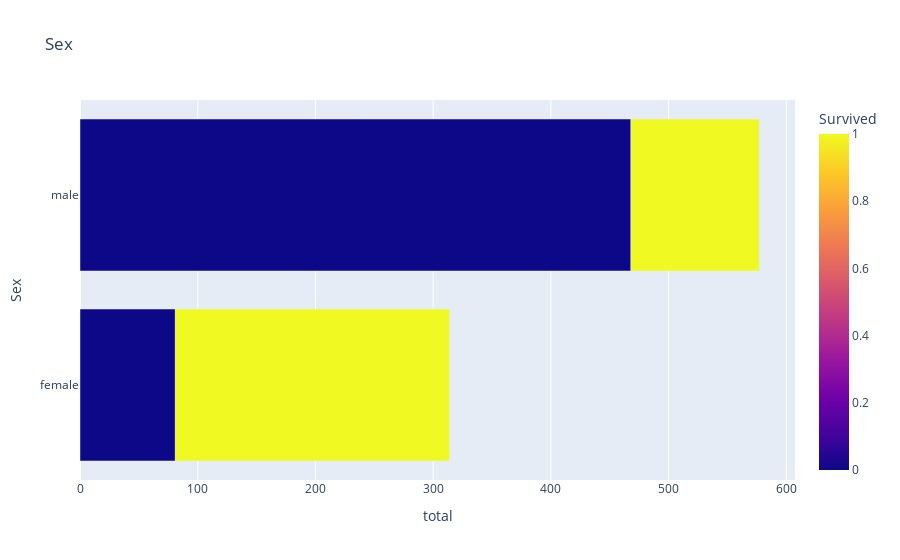
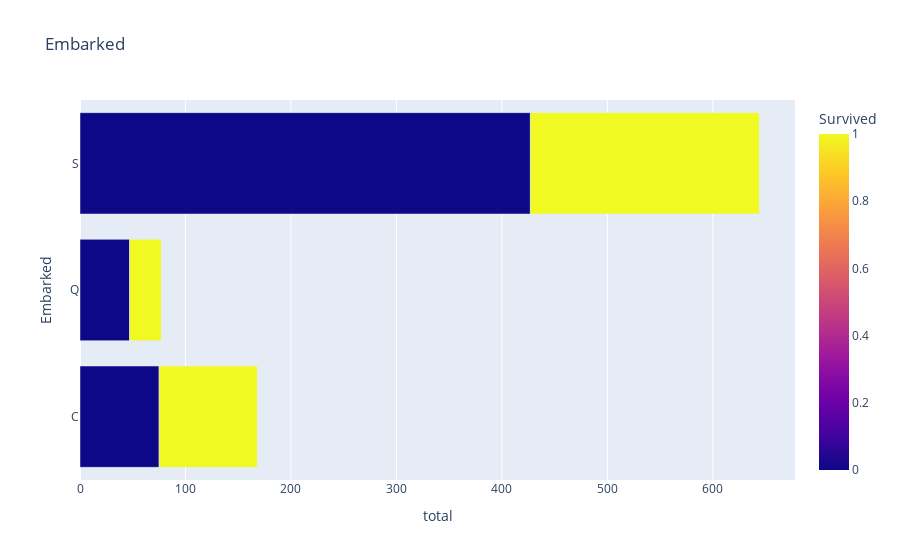
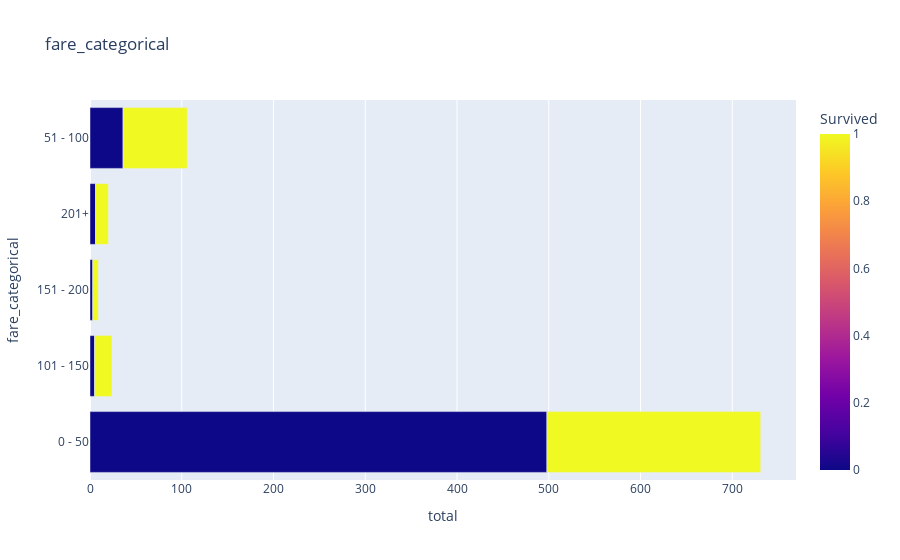
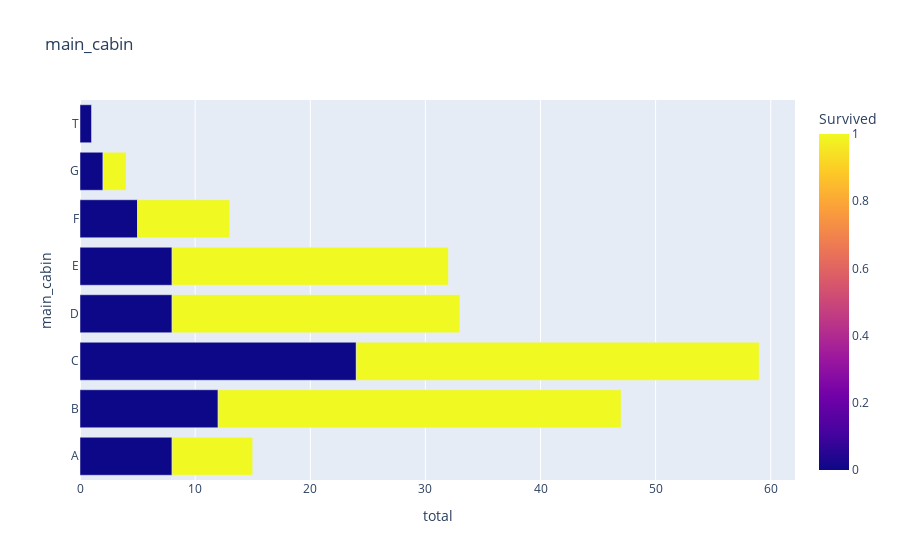

These figures' notebook cell, in order:
### Code cell
texts_columns = df_train.select_dtypes(include=['object', 'bool']).columns
texts_columns = list(texts_columns) + ['Pclass']
for _ in ['Name', 'Ticket', 'Cabin']:
    texts_columns.remove(_)
texts_columns

for c in texts_columns:
    plot_categorical(c, df_train)

### Figure 1 — Plotly figure (JSON) as saved in the notebook; plotly's stock layout.template omitted (floating-point values rounded to 4 significant figures)
{"data": [{"alignmentgroup": "True", "customdata": [[25.8, 35.24], [74.2, 35.24], [81.11, 64.76], [18.89, 64.76]], "hovertemplate": "total=%{x}<br>Sex=%{y}<br>percent=%{customdata[0]}<br>total_percent_bar=%{customdata[1]}<br>Survived=%{marker.color}<extra></extra>", "legendgroup": "", "marker": {"color": [0, 1, 0, 1], "coloraxis": "coloraxis"}, "name": "", "offsetgroup": "", "orientation": "h", "showlegend": false, "textposition": "auto", "type": "bar", "x": [81, 233, 468, 109], "xaxis": "x", "y": ["female", "female", "male", "male"], "yaxis": "y"}], "layout": {"barmode": "relative", "coloraxis": {"colorbar": {"title": {"text": "Survived"}}, "colorscale": [[0, "#0d0887"], [0.1111, "#46039f"], [0.2222, "#7201a8"], [0.3333, "#9c179e"], [0.4444, "#bd3786"], [0.5556, "#d8576b"], [0.6667, "#ed7953"], [0.7778, "#fb9f3a"], [0.8889, "#fdca26"], [1, "#f0f921"]]}, "legend": {"tracegroupgap": 0}, "title": {"text": "Sex"}, "xaxis": {"anchor": "y", "domain": [0, 1], "title": {"text": "total"}}, "yaxis": {"anchor": "x", "domain": [0, 1], "title": {"text": "Sex"}}}}

### Figure 2 — Plotly figure (JSON) as saved in the notebook; plotly's stock layout.template omitted (floating-point values rounded to 4 significant figures)
{"data": [{"alignmentgroup": "True", "customdata": [[44.64, 18.86], [55.36, 18.86], [61.04, 8.642], [38.96, 8.642], [66.3, 72.28], [33.7, 72.28]], "hovertemplate": "total=%{x}<br>Embarked=%{y}<br>percent=%{customdata[0]}<br>total_percent_bar=%{customdata[1]}<br>Survived=%{marker.color}<extra></extra>", "legendgroup": "", "marker": {"color": [0, 1, 0, 1, 0, 1], "coloraxis": "coloraxis"}, "name": "", "offsetgroup": "", "orientation": "h", "showlegend": false, "textposition": "auto", "type": "bar", "x": [75, 93, 47, 30, 427, 217], "xaxis": "x", "y": ["C", "C", "Q", "Q", "S", "S"], "yaxis": "y"}], "layout": {"barmode": "relative", "coloraxis": {"colorbar": {"title": {"text": "Survived"}}, "colorscale": [[0, "#0d0887"], [0.1111, "#46039f"], [0.2222, "#7201a8"], [0.3333, "#9c179e"], [0.4444, "#bd3786"], [0.5556, "#d8576b"], [0.6667, "#ed7953"], [0.7778, "#fb9f3a"], [0.8889, "#fdca26"], [1, "#f0f921"]]}, "legend": {"tracegroupgap": 0}, "title": {"text": "Embarked"}, "xaxis": {"anchor": "y", "domain": [0, 1], "title": {"text": "total"}}, "yaxis": {"anchor": "x", "domain": [0, 1], "title": {"text": "Embarked"}}}}

### Figure 3 — Plotly figure (JSON) as saved in the notebook; plotly's stock layout.template omitted (floating-point values rounded to 4 significant figures)
{"data": [{"alignmentgroup": "True", "customdata": [[68.13, 82.04], [31.87, 82.04], [20.83, 2.694], [79.17, 2.694], [33.33, 1.01], [66.67, 1.01], [30, 2.245], [70, 2.245], [33.96, 11.9], [66.04, 11.9]], "hovertemplate": "total=%{x}<br>fare_categorical=%{y}<br>percent=%{customdata[0]}<br>total_percent_bar=%{customdata[1]}<br>Survived=%{marker.color}<extra></extra>", "legendgroup": "", "marker": {"color": [0, 1, 0, 1, 0, 1, 0, 1, 0, 1], "coloraxis": "coloraxis"}, "name": "", "offsetgroup": "", "orientation": "h", "showlegend": false, "textposition": "auto", "type": "bar", "x": [498, 233, 5, 19, 3, 6, 6, 14, 36, 70], "xaxis": "x", "y": ["0 - 50", "0 - 50", "101 - 150", "101 - 150", "151 - 200", "151 - 200", "201+", "201+", "51 - 100", "51 - 100"], "yaxis": "y"}], "layout": {"barmode": "relative", "coloraxis": {"colorbar": {"title": {"text": "Survived"}}, "colorscale": [[0, "#0d0887"], [0.1111, "#46039f"], [0.2222, "#7201a8"], [0.3333, "#9c179e"], [0.4444, "#bd3786"], [0.5556, "#d8576b"], [0.6667, "#ed7953"], [0.7778, "#fb9f3a"], [0.8889, "#fdca26"], [1, "#f0f921"]]}, "legend": {"tracegroupgap": 0}, "title": {"text": "fare_categorical"}, "xaxis": {"anchor": "y", "domain": [0, 1], "title": {"text": "total"}}, "yaxis": {"anchor": "x", "domain": [0, 1], "title": {"text": "fare_categorical"}}}}

### Figure 4 — Plotly figure (JSON) as saved in the notebook; plotly's stock layout.template omitted (floating-point values rounded to 4 significant figures)
{"data": [{"alignmentgroup": "True", "customdata": [[53.33, 1.684], [46.67, 1.684], [25.53, 5.275], [74.47, 5.275], [40.68, 6.622], [59.32, 6.622], [24.24, 3.704], [75.76, 3.704], [25, 3.591], [75, 3.591], [38.46, 1.459], [61.54, 1.459], [50, 0.4489], [50, 0.4489], [100, 0.1122]], "hovertemplate": "total=%{x}<br>main_cabin=%{y}<br>percent=%{customdata[0]}<br>total_percent_bar=%{customdata[1]}<br>Survived=%{marker.color}<extra></extra>", "legendgroup": "", "marker": {"color": [0, 1, 0, 1, 0, 1, 0, 1, 0, 1, 0, 1, 0, 1, 0], "coloraxis": "coloraxis"}, "name": "", "offsetgroup": "", "orientation": "h", "showlegend": false, "textposition": "auto", "type": "bar", "x": [8, 7, 12, 35, 24, 35, 8, 25, 8, 24, 5, 8, 2, 2, 1], "xaxis": "x", "y": ["A", "A", "B", "B", "C", "C", "D", "D", "E", "E", "F", "F", "G", "G", "T"], "yaxis": "y"}], "layout": {"barmode": "relative", "coloraxis": {"colorbar": {"title": {"text": "Survived"}}, "colorscale": [[0, "#0d0887"], [0.1111, "#46039f"], [0.2222, "#7201a8"], [0.3333, "#9c179e"], [0.4444, "#bd3786"], [0.5556, "#d8576b"], [0.6667, "#ed7953"], [0.7778, "#fb9f3a"], [0.8889, "#fdca26"], [1, "#f0f921"]]}, "legend": {"tracegroupgap": 0}, "title": {"text": "main_cabin"}, "xaxis": {"anchor": "y", "domain": [0, 1], "title": {"text": "total"}}, "yaxis": {"anchor": "x", "domain": [0, 1], "title": {"text": "main_cabin"}}}}
